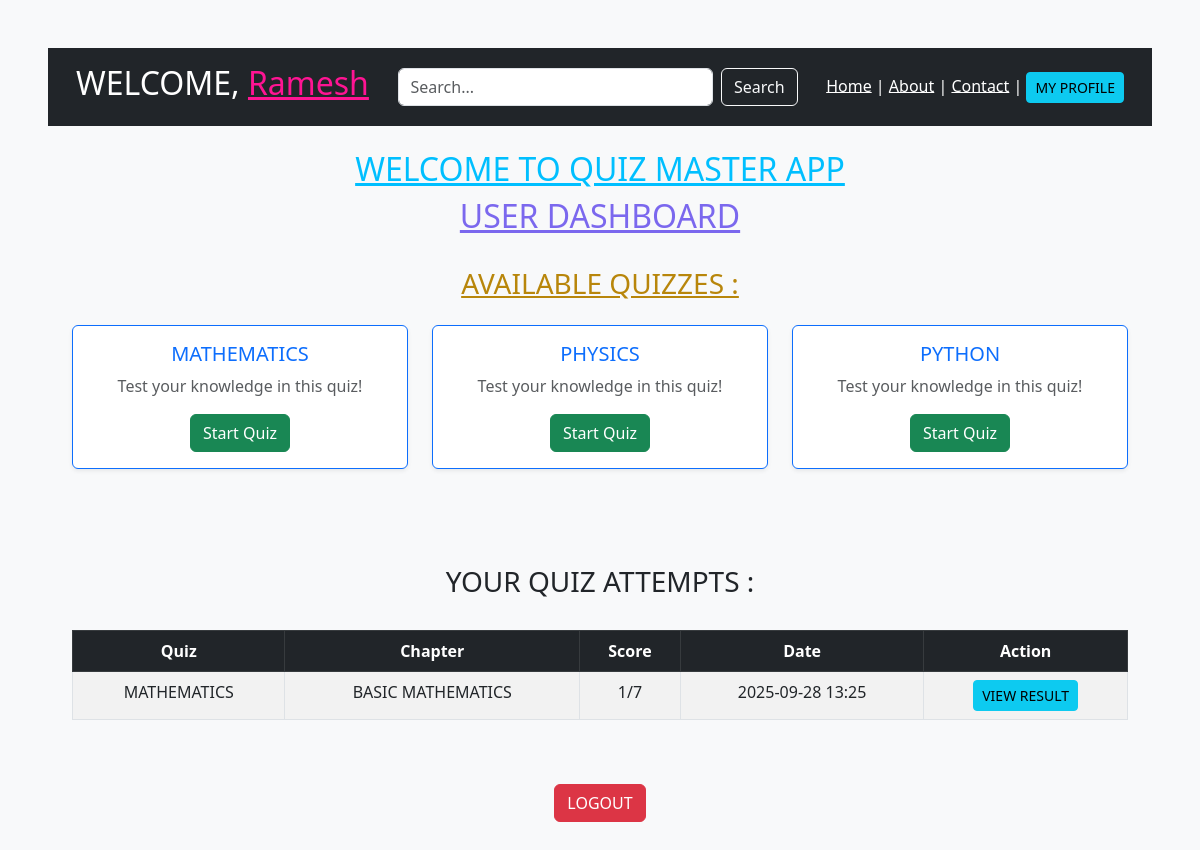
Before: /user/dashboard (signed in) with the older database file.
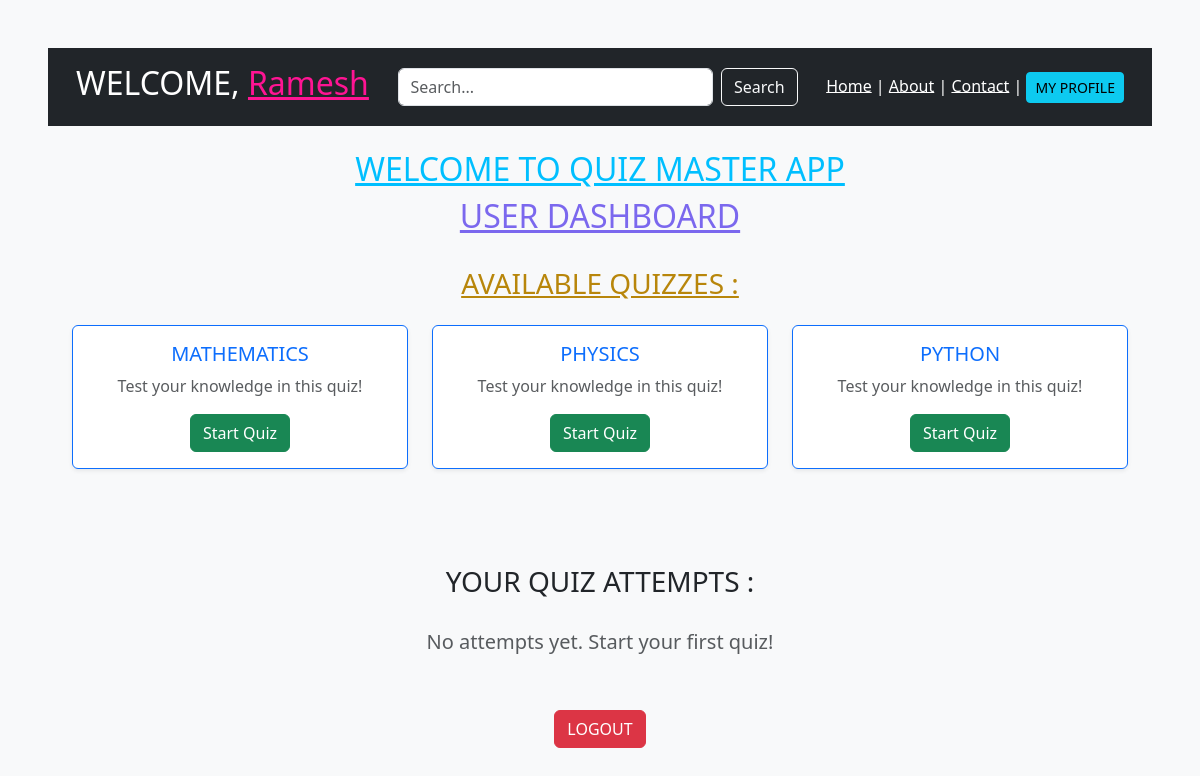
After: the same page with the newer database file.
### app.py (models this page shows)
class Quiz(db.Model):
    id = db.Column(db.Integer , primary_key= True)
    title = db.Column(db.String(100) , nullable = False)
    chapters = db.relationship('Chapter' , backref = 'quiz' , lazy = True)

class QuizAttempt(db.Model):
    id = db.Column(db.Integer, primary_key=True)
    user_id = db.Column(db.Integer, db.ForeignKey('user.id'), nullable=False)
    quiz_id = db.Column(db.Integer, db.ForeignKey('quiz.id'), nullable=False)
    chapter_id = db.Column(db.Integer, db.ForeignKey('chapter.id'), nullable=True)   # NEW
    score = db.Column(db.Integer, nullable=True)
    answers = db.Column(db.Text, nullable=True)  # store JSON like {"<question_id>": <selected_option>}
    timestamp = db.Column(db.DateTime, default=datetime.utcnow)
    user = db.relationship('User', backref='quiz_attempts')
    quiz = db.relationship('Quiz', backref='attempts')
    chapter = db.relationship('Chapter', backref='attempts')

class Chapter(db.Model):
    id = db.Column(db.Integer , primary_key = True)
    title = db.Column(db.String(50) , nullable = False)
    quiz_id = db.Column(db.Integer , db.ForeignKey('quiz.id') , nullable = False)

### app.py (the view)
@app.route('/user/dashboard', methods=['GET', 'POST'])
def user_dashboard():
    if 'user_id' not in session:
        return redirect('/user/login')
    search_query = request.args.get('search', '').strip().lower()
    chapters = Chapter.query.all()
    if search_query:
        quizzes = Quiz.query.filter(
            Quiz.title.ilike(f'%{ search_query }%')
        ).all()
    else:
        quizzes = Quiz.query.all()
    attempts = QuizAttempt.query.filter_by(user_id=session['user_id']).order_by(QuizAttempt.timestamp.desc()).all()
    return render_template(
        'user_dashboard.html',
        username=session.get('username'),   # fixed here (you used user_username before)
        quizzes=quizzes,
        chapters=chapters,
        search_query=search_query,
        attempts=attempts
    )

### templates/user_dashboard.html (shortened to what this page needs)
<!DOCTYPE html>
<html lang="en">
<head>
  <link href="https://cdn.jsdelivr.net/npm/bootstrap@5.3.0/dist/css/bootstrap.min.css" rel="stylesheet">
</head>
<body class="text-center p-5 bg-light">
  <header class="bg-dark text-white p-3">
    <div class="container d-flex justify-content-between align-items-center">
      <h2>WELCOME, <u style="color:deeppink;">{{ session['username'] }}</u></h2>
      <form class="d-flex mx-3" role="search" style="flex:1; max-width:400px;">
        <input type="text" class="form-control me-2" name="search" value="{{ search_query }}" placeholder="Search...">
        <button class="btn btn-outline-light" type="submit">Search</button>
      </form>
      <nav>
        <a href="/" class="text-white">Home</a> |
        <a href="/about" class="text-white">About</a> |
        <a href="/contact" class="text-white">Contact</a> |
        <a href="/user/profile" class="btn btn-info btn-sm">MY PROFILE</a>
      </nav>
    </div>
  </header>
  <br>
  <h2><u style="color:deepskyblue;">WELCOME TO QUIZ MASTER APP</u></h2>
  <h2><u style="color:mediumslateblue;">USER DASHBOARD</u></h2>
  <div class="container p-4">
    <h3 class="mb-4" style="color:darkgoldenrod;"><u>AVAILABLE QUIZZES :</u></h3>
    <div class="row">
      {% for quiz in quizzes %}
      <div class="col-md-4 mb-4">
        <div class="card h-100 border-primary shadow-sm">
          <div class="card-body text-center">
            <h5 class="card-title text-primary">{{ quiz.title }}</h5>
            <p class="card-text text-muted">Test your knowledge in this quiz!</p>
            <a href="/chapter/wise/quiz/{{ quiz.id }}" class="btn btn-success">Start Quiz</a>
          </div>
        </div>
      </div>
      {% else %}
      <div class="col-12 text-center">
        <h4 class="text-danger mt-4">SORRY, NO QUIZ AVAILABLE FOR THIS SUBJECT.</h4>
      </div>
      {% endfor %}
    </div>
  </div>
  <div class="container p-4 mt-4">
    <h3>YOUR QUIZ ATTEMPTS :</h3><br>
    {% if attempts %}
    <table class="table table-bordered table-striped">
      <thead class="table-dark text-center">
        <tr>
          <th>Quiz</th>
          <th>Chapter</th>
          <th>Score</th>
          <th>Date</th>
          <th>Action</th>
        </tr>
      </thead>
      <tbody class="text-center">
        {% for attempt in attempts %}
        <tr>
          <td>{{ attempt.quiz.title }}</td>
          <td>
            {% if attempt.chapter %}
              {{ attempt.chapter.title }}
            {% elif attempt.quiz.questions %}
              {{ attempt.quiz.questions[0].chapter.title }}
            {% else %}
              N/A
            {% endif %}
          </td>
          <td>
            {% if attempt.chapter %}
              {{ attempt.score }}/{{ attempt.chapter.questions|length }}
            {% else %}
              {{ attempt.score }}/{{ attempt.quiz.questions|length }}
            {% endif %}
          </td>
          <td>{{ attempt.timestamp.strftime("%Y-%m-%d %H:%M") }}</td>
          <td>
            <a href="{{ url_for('answer_key', attempt_id=attempt.id) }}" class="btn btn-info btn-sm">VIEW RESULT</a>
          </td>
        </tr>
        {% endfor %}
      </tbody>
    </table>
    {% else %}
    <h5 class="text-center text-muted">No attempts yet. Start your first quiz!</h5>
    {% endif %}
  </div>
  <div class="text-center mt-4">
    <a href="/user/login" class="btn btn-danger">LOGOUT</a>
  </div>
</body>
</html>

Changed rows visible on the page:
no longer on this page (row edited): QuizAttempt: quiz "MATHEMATICS", chapter "BASIC MATHEMATICS", score "1", chapter.questions|length "7", timestamp "2025-09-28 13:25"
Other visible differences:
text no longer shown: "Quiz Chapter Score Date Action"
text now shown: "No attempts yet. Start your first quiz!"
